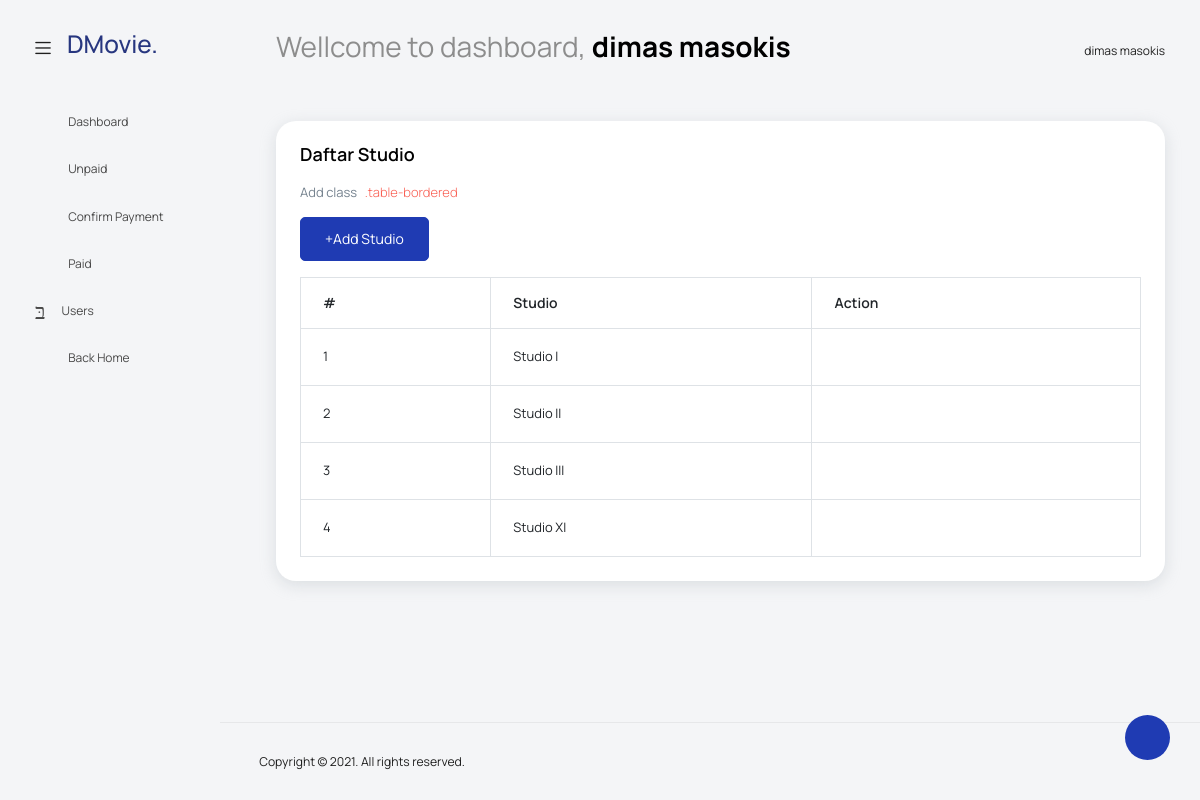
Screenshot of /admin/index.php?page=studio (signed in) with the database file from the repository.
### tables this page shows
CREATE TABLE `studio` (
  `id_studio` int(11) NOT NULL,
  `nm_studio` varchar(20) NOT NULL
);

### admin/data-studio.php (the view, shortened to what this page needs)
<?php
$studiopage = isset($_GET["studiopage"]) ? $_GET["studiopage"] : "studio";
if ($studiopage === "addstudio") {
    formAddStudio();
} else if ($studiopage === "addaction") {
    insertStudio();
} else if ($studiopage === "formupdate") {
    formUpdateStudio();
} else if ($studiopage === "updateaction") {
    updateAction();
} else if ($studiopage === "delete") {
    deleteStudio();
} else {
    getData();
}
function getData()
{
    $koneksi = getConnection();
    $query = mysqli_query($koneksi, "SELECT * FROM studio");
?>
    <div class="col-lg-12 grid-margin stretch-card">
        <div class="card">
            <div class="card-body">
                <h4 class="card-title">Daftar Studio</h4>
                <p class="card-description">
                    Add class <code>.table-bordered</code>
                </p>
                <a href="?page=studio&studiopage=addstudio" class="btn btn-primary">+Add Studio</a>
                <div class="table-responsive pt-3">
                    <table class="table table-bordered">
                        <thead>
                            <tr>
                                <th>#</th>
                                <th>Studio</th>
                                <th>Action</th>
                            </tr>
                        </thead>
                        <tbody>
                            <?php
                            $no = 1;
                            while ($q = mysqli_fetch_array($query)) {
                            ?>
                                <tr>
                                    <td><?php echo $no++ ?></td>
                                    <td><?php echo $q["nm_studio"] ?></td>
                                    <td>
                                        <div class="d-flex justify-content-center">
                                            <a href="?page=studio&studiopage=formupdate&id_studio=<?php echo $q["id_studio"] ?>"><i class="mdi mdi-grease-pencil " style="font-size: 20px;"></i></a>
                                            <a onclick="return confirm('Apakah anda yakin akan menghapus data ini?')" href="?page=studio&studiopage=delete&id_studio=<?php echo $q["id_studio"] ?>"><i class="mdi mdi-delete ms-4" style="font-size: 20px;"></i></a>
                                        </div>
                                    </td>
                                </tr>
                            <?php
                            } ?>
                        </tbody>
                    </table>
                </div>
            </div>
        </div>
    </div>
<?php
}
?>

### rows the page displays
studio: nm_studio "Studio I"
studio: nm_studio "Studio II"
studio: nm_studio "Studio III"
studio: nm_studio "Studio XI"

### other values shown
$_SESSION['nama'] "dimas masokis"
